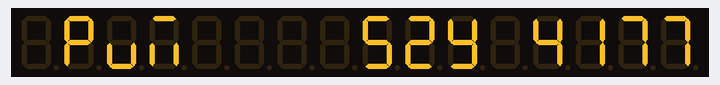
A program run on a simulated Raspberry Pi Pico running MicroPython. Parts: 16-digit seven-segment display. Random numbers come from a fixed seed.

Above: at 0.07 s.
At 2.71 s:
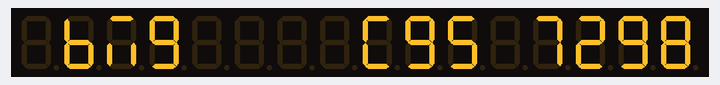
At 5.36 s:
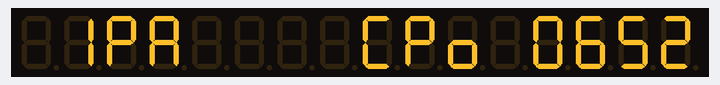
At 10.77 s:
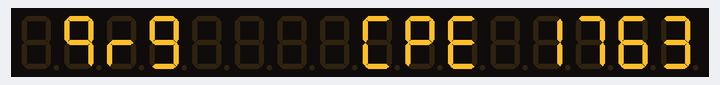
At 18.45 s:
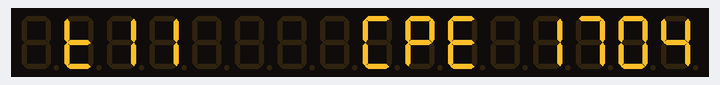
At 21.5 s:
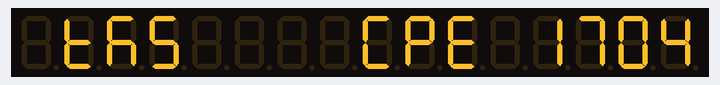

The program:

Launch_Codes_No_Library.py
```python
# Using 8-Digit 7-Segment Display with MAX7219 Driver Chip
#
# No Library! Two Displays
# W.O.P.R Missle Launch Sequence - Program 4
#
# VCC to 5V rail
# GND Pin to GND rail
# DIN Pin to SPI0 TX - GP19
# CS Pin to SPI0 CSn - GP17
# CLK Pin to SPI0 SCK - GP18
#
# Lori Pfahler
# August 2025

from machine import Pin, SPI
import utime
import random

# Control pins for display
DIN = Pin(19, Pin.OUT)
CLK = Pin(18, Pin.OUT)
CS = Pin(17, Pin.OUT) # also called LOAD on some display modules

# set up the SPI bus
spi = SPI(0, baudrate=100000, polarity=0, phase=0, sck=CLK, mosi=DIN)

# define register addresses
NOOP = 0x00
DIGIT0 = 0x01 # right-most digit
DIGIT1 = 0x02
DIGIT2 = 0x03
DIGIT3 = 0x04
DIGIT4 = 0x05
DIGIT5 = 0x06
DIGIT6 = 0x07
DIGIT7 = 0x08 # left-most digit
DECODEMODE = 0x09
INTENSITY = 0x0A
SCANLIMIT = 0x0B
SHUTDOWN = 0x0C
DISPLAYTEST = 0x0F

# character map in binary format for readability/modification ease
# segment order is DP, A, B, C, D, E, F, G - order needed for MAX7219
# adapted from https://github.com/pdwerryhouse/max7219_8digit
CHAR_MAP = {
    '0': 0b01111110, '1': 0b00110000, '2': 0b01101101, '3': 0b01111001,
    '4': 0b00110011, '5': 0b01011011, '6': 0b01011111, '7': 0b01110000,
    '8': 0b01111111, '9': 0b01111011, 'a': 0b01110111, 'b': 0b00011111,
    'c': 0b01001110, 'd': 0b00111101, 'e': 0b01001111, 'f': 0b01000111,
    'g': 0b01111011, 'h': 0b00110111, 'i': 0b00110000, 'j': 0b00111100,
    'k': 0b01010111, 'l': 0b00001110, 'm': 0b01010100, 'n': 0b00010101,
    'o': 0b00011101, 'p': 0b01100111, 'q': 0b01110011, 'r': 0b00000101,
    's': 0b01011011, 't': 0b00001111, 'u': 0b00011100, 'v': 0b00111110,
    'w': 0b00101010, 'x': 0b00110111, 'y': 0b00111011, 'z': 0b01101101,
    'A': 0b01110111, 'B': 0b00011111, 'C': 0b01001110, 'D': 0b00111101,
    'E': 0b01001111, 'F': 0b01000111, 'G': 0b01111011, 'H': 0b00110111,
    'I': 0b00110000, 'J': 0b00111100, 'K': 0b01010111, 'L': 0b00001110,
    'M': 0b01010100, 'N': 0b00010101, 'O': 0b00011101, 'P': 0b01100111,
    'Q': 0b01110011, 'R': 0b00000101, 'S': 0b01011011, 'T': 0b00001111,
    'U': 0b00011100, 'V': 0b00111110, 'W': 0b00101010, 'X': 0b00110111,
    'Y': 0b00111011, 'Z': 0b01101101, ' ': 0b00000000, '-': 0b01000000,
    '.': 0b10000000, '*': 0b01100011, "'": 0b00000010, ',': 0b00011000,
    '=': 0b00001001, '!': 0b10000110, '<': 0b01100001, '>': 0b01000011,
    '?': 0b11100101, '@': 0b01111101, '+': 0b00110001,
}

# function to lookup a character in CHAR_MAP
def get_char(char):
    value = CHAR_MAP.get(char)
    if value == None:
        value = 0b00000000
    return value

# variable to use decode mode (True) or no decode mode (False)
# you can change decodemode value(s) per position as needed at start of program
# I think all on or all off would be the most likely choices
decode = False

# send commands and values for two displays
# Must send No-Op command to display that is not being addressed (0x00, 0x00) or (NOOP, 0x00)
def send_cmd(address1, value1, address2, value2):
    CS.value(0)
    spi.write(bytes([address2, value2]))
    spi.write(bytes([address1, value1]))
    CS.value(1)

# blank/clear two displays
def clear():
    global decode
    # if decode is True
    if decode == True:
        # clear first display - send blank
        for value in range(1, 9):
            send_cmd(NOOP, 0x00, value, 0x0F)
        # clear second display - send blank
        for value in range(1, 9):
            send_cmd(value, 0x0F, NOOP, 0x00)
    else:
    # if decode is False
        # clear second display - send 0b00000000 (0x00)
        for value in range(1, 9):
            send_cmd(NOOP, 0x00, value, 0b00000000)
        # clear second display - send 0b00000000 (0x00)
        for value in range(1, 9):
            send_cmd(value, 0b00000000, NOOP, 0x00)

# initialize
def initialize():
    global decode
    # set CS pin to high
    CS.value(1)
    # write test command off
    send_cmd(DISPLAYTEST, 0x00, NOOP, 0x00)
    send_cmd(NOOP, 0x00, DISPLAYTEST, 0x00)
    # set normal operation
    send_cmd(SHUTDOWN, 0x01, NOOP, 0x00)
    send_cmd(NOOP, 0x00, SHUTDOWN, 0x01)
    # enable all digits
    send_cmd(SCANLIMIT, 0x07, NOOP, 0x00)
    send_cmd(NOOP, 0x00, SCANLIMIT, 0x07)
    # set brightness
    send_cmd(INTENSITY, 0x05, NOOP, 0x00)
    send_cmd(NOOP, 0x00, INTENSITY, 0x05)
    # if decode = True, turn on decode mode for all digits
    if decode == True:
        send_cmd(DECODEMODE, 0xFF, NOOP, 0x00)
        send_cmd(NOOP, 0x00, DECODEMODE, 0xFF)
    # if decode = False, turn decode mode off for all digits
    else:
        send_cmd(DECODEMODE, 0x00, NOOP, 0x00)
        send_cmd(NOOP, 0x00, DECODEMODE, 0x00)
    # clear display
    clear()


initialize()


# list of alphabet and digits to randomly select from
letters = ['A', 'B', 'C', 'D', 'E', 'F', 'G', 'H', 'I', 'J', 'K', 'L','M', 'N',
           'O', 'P', 'Q', 'R', 'S', 'T', 'U', 'V', 'W', 'X', 'Y', 'Z']
digits = ['0', '1', '2', '3', '4', '5', '6', '7', '8', '9']

# provide the final launch code
final_code = ['C', 'P', 'E', '1', '7', '0', '4', 'T', 'K', 'S']
# list to hold the current code
cur_code = [' ', ' ', ' ', ' ', ' ', ' ', ' ', ' ', ' ', ' ']
# loop over the positions needed to build the full code
# 6 with letters, 4 with digits
for i in range(10):
    # find the final code in a random number of loops
    num_loops = random.randint(10, 30)
    for j in range(num_loops):
        # loop over the positions in the code and randomly select a letter or number as needed
        for k in range(10):
            if k in [0, 1, 2, 7, 8, 9]:
                cur_code[k] = random.choice(letters)
                # make sure current random choice is not the final_code for the position k
                while cur_code[k] == final_code[k]:
                    cur_code[k] = random.choice(letters)
            if k in [3, 4, 5, 6]:
                cur_code[k] = random.choice(digits)
                # make sure current random choice is not the final_code for the position k
                while cur_code[k] == final_code[k]:
                    cur_code[k] = random.choice(digits)
        # show this code on display
        print_code = final_code[0:i] + cur_code[i:10]
        # on the last set of loops make the print_code equal to the final_code
        if i == 9 and j == (num_loops - 1):
            print_code = final_code
        # insert the blanks into print_code
        print_code.insert(3, ' ')
        print_code.insert(8, ' ')
        # first display characters - reversed
        code_1_reversed = list(reversed(print_code[0:8]))
        for index, char in enumerate(code_1_reversed):
            send_cmd(index + 1, get_char(char), NOOP, 0x00)
        # second display characters - reversed
        code_2_reversed = list(reversed(print_code[8:12]))
        for index, char in enumerate(code_2_reversed):
            send_cmd(NOOP, 0x00, index + 5, get_char(char))
        # short delay
        utime.sleep(0.1)


utime.sleep(30)
# clear displays
clear()
```
